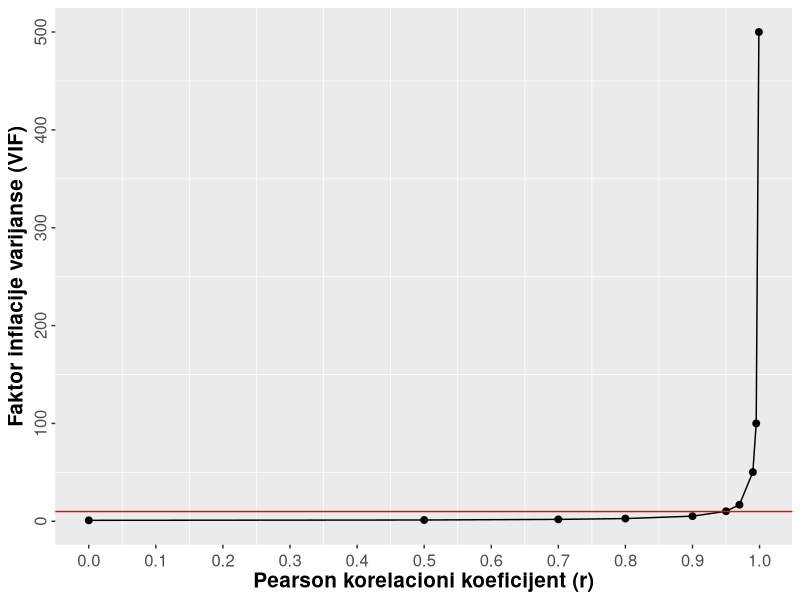

This figure's R source:

library(ggplot2)

cor <- c(0.0,0.5,0.7,0.8,0.9,0.95,0.97,0.99,0.995,0.999)
vif <- c(1.00,1.33,1.96,2.78,5.26,10.26,16.92,50.25,100.0,500.0)
df <- data.frame(cor,vif)

ggplot(data = df,
       aes(x = cor,
           y = vif)) +
  geom_point(size = 2.0) +
  geom_line(size = 0.5) +
  geom_hline(yintercept = 10,
             color = "red") +
  scale_x_continuous(breaks = seq(from = 0.0, to = 1.0, by = 0.1)) +
  labs(x = "Pearson korelacioni koeficijent (r)",
       y = "Faktor inflacije varijanse (VIF)") +
  theme(text = element_text(size = 13),
        axis.text.x = element_text(size = 12, hjust = 0.5, vjust = 0.5),
        axis.text.y = element_text(size = 12, hjust = 0.5, vjust = 0.5, angle = 90),
        axis.title.x = element_text(size = 15, face = "bold"),
        axis.title.y = element_text(size = 15, face = "bold"),
        panel.grid.major = element_blank()
        )

